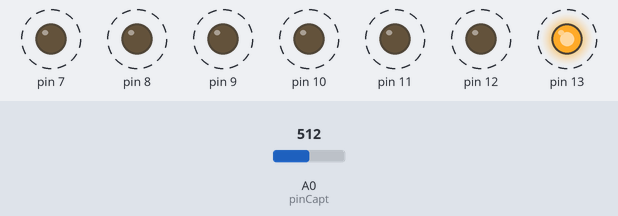
Recording of a sketch running on a simulated Arduino Uno, built with avr-gcc and run on an emulated ATmega328P. On the bench: output pins drawn as LEDs (lit = HIGH). Dashed ring = blinking. Inputs (shaded band) come from the test bench; at power-on: A0 (pinCapt) = 512. Random numbers use the default seed unless the sketch sets one.

Above: at 1.26 s.
1.3 s: A0 (pinCapt) set to 429
4.3 s: A0 (pinCapt) set to 405
At 4.8 s:
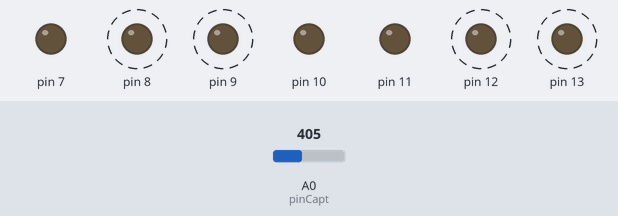
5.8 s: A0 (pinCapt) set to 511
At 7.71 s:
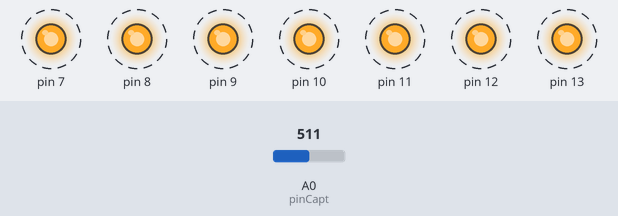
8.8 s: A0 (pinCapt) set to 306
10.3 s: A0 (pinCapt) set to 716
At 12.24 s:
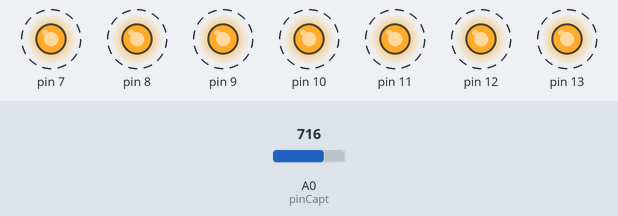
Timing chart, 0 to 14.3 s (numbered marks = the images above; inputs shaded):
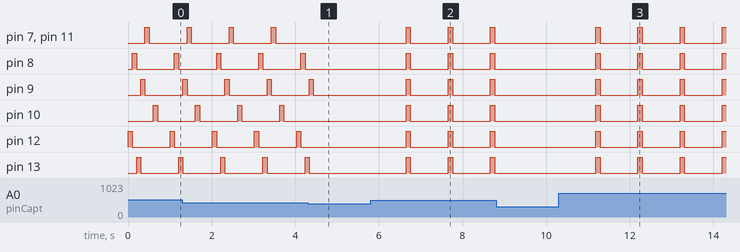

Measured:
- the behaviour switches between 416 and 415 on A0 (pinCapt) (found by bisection; images 0 and 1)
- after the input at 5.8 s, pin 7–13: alternates HIGH for 0.10 s and LOW for 0.91 s, starting after 0.85 s
- after the input at 8.8 s, every drawn part: stays the same
- after the input at 10.3 s, pin 7–13: alternates HIGH for 0.10 s and LOW for 0.91 s, starting after 0.89 s
- by itself, pin 7–13: alternates HIGH for 0.10 s and LOW for 0.91 s

The sketch:

lucioles.ino
```cpp
#include "Luciole.h"


int h;
int t;
int w;
Luciole *tab_lucioles[7]; //tableau contenant nos objets Luciole
int a;

void setLucioles(){		//on initialise les lucioles
	a = analogRead(A0);
	for(int i = 0; i < 7; i++){
		tab_lucioles[i] = new Luciole(i+7);
		tab_lucioles[i]->setDelay();
		tab_lucioles[i]->recolor();
	}

}

void setup() {
	Serial.begin(9600);
	setLucioles();
}


void loop() {
	for(int i = 0;i < 7; i++){
		tab_lucioles[i]->increment_clock();			//Boucle qui traitent : LES PERCEPTIONS
		h = tab_lucioles[i]->getHorloge();
		t = tab_lucioles[i]->getThreshold();
		w = tab_lucioles[i]->getWindow();
		if((h > w) && (h >= t)){					//on effectue LES DÉCISIONS
			tab_lucioles[i]->look();
		}
	}
	for(int i = 0;i < 7; i++){						//Boucle qui effectue les ACTIONS
		tab_lucioles[i]->recolor();
	}
	delay(100);
}
```

Luciole.cpp
```cpp
#include "Arduino.h"
#include "Luciole.h"


Luciole::Luciole(int p){
	pinMode(p,OUTPUT);
	pin = p;
	horloge = random(1, cycle_length);
	threshold = flash_length;
}
void Luciole::setDelay(){
	reset_level = threshold;
	window = window - 1;
}
void Luciole::setAdvance(){
	reset_level = 0;
	window = threshold + 1;
}
void Luciole::increment_clock(){
	horloge = horloge + 1;
	if(horloge == cycle_length){
		horloge = 0;
	}
}
void Luciole::look(){		//point à éclaircir car adaptation pas fidèle au modèle netlogo.
	val_capt = analogRead(pinCapt);
	if(val_capt <= lum_amb - 35){
		horloge = reset_level;
	}
}
void Luciole::recolor(){
	if(horloge < threshold){
		digitalWrite(pin,HIGH);
	}else{
		digitalWrite(pin,LOW);
	}
}
int Luciole::getHorloge(){
	return horloge;
}
int Luciole::getThreshold(){
	return threshold;
}
int Luciole::getWindow(){
	return window;
}
```

Luciole.h
```cpp
#ifndef Luciole_h
#define Luciole_h

#include "Arduino.h"

//using namespace std;
class Luciole{

	static const int flashes_to_reset = 1;	//nombre de lucioles présentes pour se synchroniser
	static const int flash_length = 1;		//longueur du flash
	static const int cycle_length = 10;		//longueur d'un cycle
	static const int pinCapt = A0;			//entrée analogique pour le capteur de température
	static const int lum_amb = 450;			//Valeur de la lumière ambiante pour point de comparaison


	public:									// constructeurs et méthodes publiques
		Luciole(int p);
		void look();
		void increment_clock();
		void setDelay();
		void setAdvance();
		void recolor();
		int getHorloge();
		int getWindow();
		int getThreshold();


	protected:								//attributs protected pour réutilisation du code
		int horloge;		//horloge propre de chaque luciole
		int pin;			//sortie digitale de la LED
		int threshold;		//repère à partir duquel une luciole stoppe son flash
		int reset_level;	//Endroit de l'horloge à partir de laquelle la luciole se rest lorsqu'elle voit un autre flash
		int window;			//fenêtre de temps.
		int val_capt;


};
#endif
```
